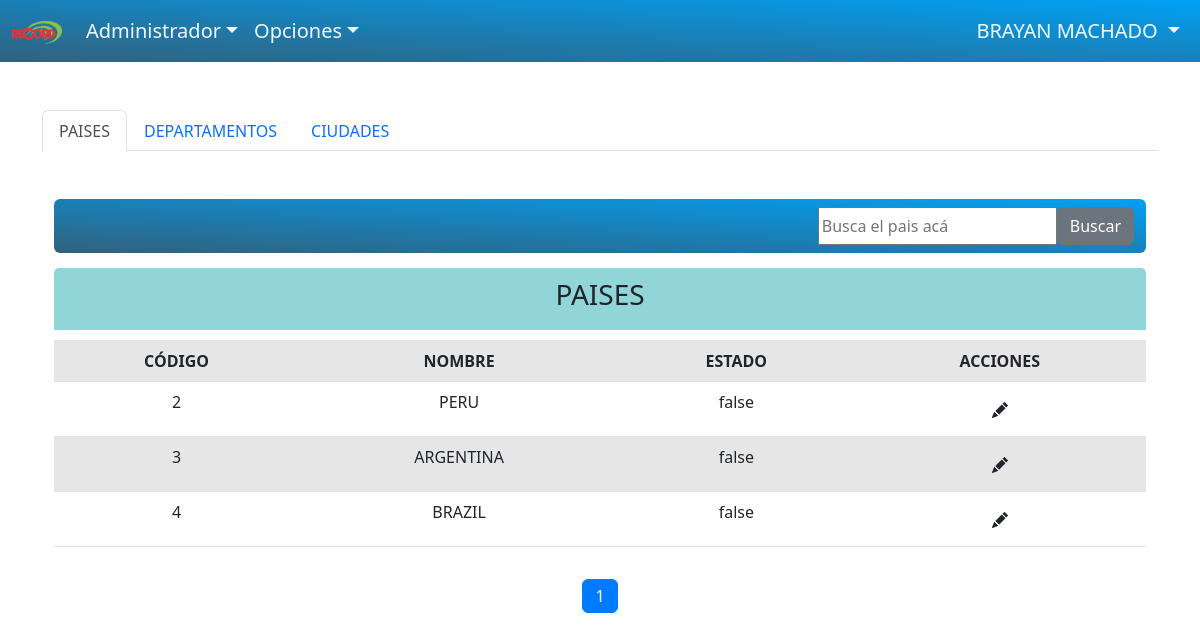
The app's page /administrador/inhabilitados.php (signed in) with its own data.
### tables this page shows
CREATE TABLE `pais` (
  `id` int NOT NULL,
  `nombre_pais` varchar(255) DEFAULT NULL,
  `estado` int DEFAULT NULL
);

CREATE TABLE `estado` (
  `id` int NOT NULL,
  `nombre` varchar(5) NOT NULL
);

### administrador/busquedas/buscarInhabilitadoPais.php (called while the page is built, shortened)
<?php
    include_once "../database/db.php";
    function ejecutarConsultas($conexion, $sql) {
        $result = $conexion->query($sql);
        return $result;
    }
    $page = 1;
    $resultsPerPage = 10;
    $sql = "SELECT pa.id, pa.nombre_pais, es.nombre AS estado
    FROM pais pa
    LEFT JOIN estado es ON pa.estado = es.id
    where estado = 2";
    $offset = ($page - 1) * $resultsPerPage;
    $sql .= " LIMIT $offset, $resultsPerPage";
    $result = ejecutarConsultas($conexion, $sql);
?>

### administrador/inhabilitados/inhabilitadoPais.php (the view, shortened to what this page needs)
<!DOCTYPE html>
<html lang="en">
<head>
    <link rel="stylesheet" href="https://cdn.jsdelivr.net/npm/bootstrap@5.2.3/dist/css/bootstrap.min.css">
</head>
<body>
    <br><br>
    <div class="container">
        <nav class="navbar navsep navbar-expand-sm navbar-rednav bg-rednav rounded">
            <div class="container-fluid">
                <div class="navbar-collapse" id="mynavbar">
                    <form class="d-flex">
                        <input placeholder="Busca el pais acá" onchange="this.form.requestSubmit()" type="text"
                            name="search" id="search">
                        <button class="btn btn-secondary" type="button">Buscar</button>
                    </form>
                </div>
            </div>
        </nav>
        <div class="row">
            <div class="col-md-8">
                <div class="tzona">
                    <h3>PAISES</h3>
                </div>
                <table class="bigtables table  table-striped table-hover ">
                    <tbody>
                        <tr class="text-dark">
                            <th>CÓDIGO</th>
                            <th>NOMBRE</th>
                            <th>ESTADO</th>
                            <th>ACCIONES</th>
                        </tr>
                        <?php
                        include_once 'busquedas/buscarInhabilitadoPais.php';
                        ?>
                        <?php
                        while ($mostrar = mysqli_fetch_array($result)) {
                        ?>
                        <tr>
                            <td><?php echo $mostrar['id']?></td>
                            <td><?php echo $mostrar['nombre_pais']?></td>
                            <td><?php echo $mostrar['estado']?></td>
                            <td>
                                <i class="separar">
                                    <a title="Editar" class=" bi bi-pencil-fill  text-dark btn" href="">
                                    </a>
                                </i>
                            </td>
                        </tr>
                        <?php
                            }
                        ?>
                    </tbody>
                </table>
            </div>
        </div>
    </div>
    <nav aria-label="...">
        <ul class="pagination justify-content-center mt-2">
            <?php
            include_once 'paginacion/paginacion.php';
            ?>
        </ul>
    </nav>
</body>
</html>

### records on screen
pais: id "2", nombre_pais "PERU", estado.nombre "false"
pais: id "3", nombre_pais "ARGENTINA", estado.nombre "false"
pais: id "4", nombre_pais "BRAZIL", estado.nombre "false"

### other values on screen
$n_usuario "BRAYAN"
$apellidos "MACHADO"
